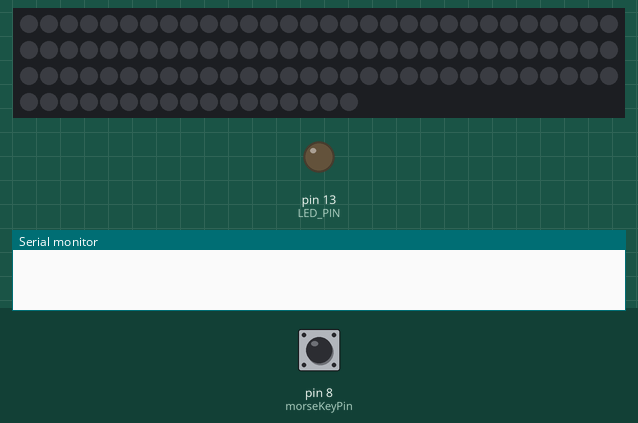
This sketch was run on a simulated Arduino Uno, built with avr-gcc and run on an emulated ATmega328P. On the bench: 107 RGB LEDs in strip order, left to right, continuing on the next row, output pins drawn as LEDs (lit = HIGH), the last lines printed to the serial monitor. The inputs (shaded band) are chosen by the test bench; at power-on: pin 8 (morseKeyPin) HIGH. The strip is taken to match the declared colour order.

Above: at 1.8 s.
1.9 s: pin 8 (morseKeyPin) pulled LOW for 0.15 s
At 1.97 s:
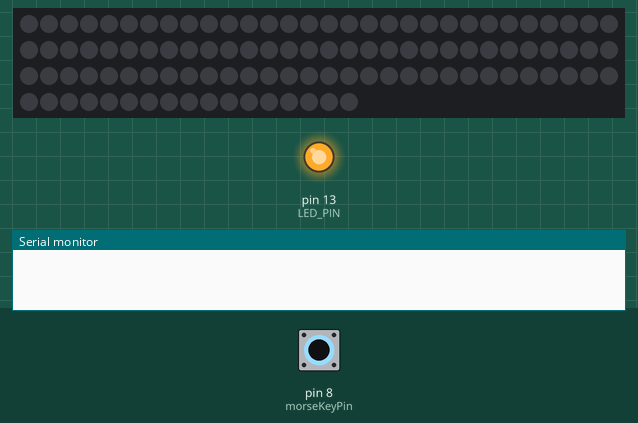
3.5 s: pin 8 (morseKeyPin) pulled LOW for 3.2 s
At 7.5 s:
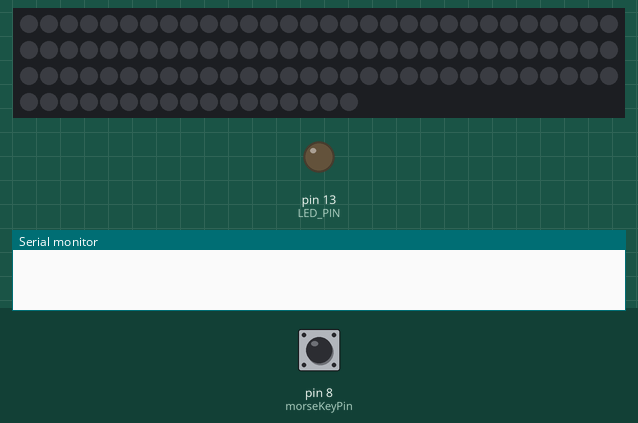
Timing chart, 0 to 9.0 s (numbered marks = the images above; inputs shaded):
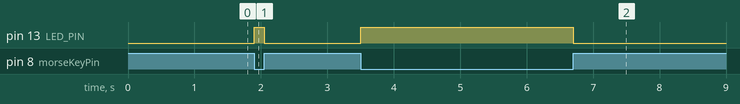

The sketch:

morseLightButWithNoAuto005.ino
```cpp
/*
 * i denne version er der 2 lcd skærme på for forståelsens skyld
 * i denne version skriver begge displays text for forståelsens skyld
 * led strip sender ... og ikke prik streg prik er det ok ?
 *
 */

#include <Adafruit_NeoPixel.h>
#include <SoftwareSerial.h>
SoftwareSerial mySerial(3, 2); // pin 2 = TX, pin 3 = RX (unused)
SoftwareSerial sendSerial(5, 4); // pin 2 = TX, pin 5 = RX (unused)

#define PIXEL_PIN 6
Adafruit_NeoPixel strip = Adafruit_NeoPixel(107, PIXEL_PIN, NEO_RGB + NEO_KHZ400);

const long UNIT_TIME = 120; // dit duration in milliseconds

const int morseKeyPin = 8;
const int LED_PIN = 13; // lokalt visuelt feedback
const int WORD_SIZE = 6;
const int ALPHABET_SIZE = 107;
int wait = 10;
int words = 0;
bool allow = true;
char* message[WORD_SIZE];
char* letters[] = {
  ".-", "A",
  "-...", "B",
  "-.-.", "C",
  "-..", "D",
  ".", "E",
  "..-.", "F",
  "--.", "G",
  "....", "H",
  "..", "I",
  ".---", "J",
  "-.-", "K",
  ".-..", "L",
  "--", "M",
  "-.", "N",
  "---", "O",
  ".--.", "P",
  "--.-", "Q",
  ".-.", "R",
  "...", "S",
  "-", "T",
  "..-", "U",
  "...-", "V",
  ".--", "W",
  "-..-", "X",
  "-.--", "Y",
  "--..", "Z",
  ".----", "1",
  "..---", "2",
  "...--", "3",
  "....-", "4",
  ".....", "5",
  "-....", "6",
  "--...", "7",
  "---..", "8",
  "----.", "9",
  "-----", "0",
  ".-.-.-", ".",
  "--..--", ",",
  "---...", ":",
  "..--..", "?",
  ".----.", "'",
  "-....-", "-",
  "-..-.", "/",
  "-.--.", "(",
  "-.--.-", ")",
  ".-..-.", "\"",
  "-...-", "="
};

int prevstate = 0;
unsigned long prevtime;
int curSentenceIndex = 0;
const int DITSLEN = 10;
char dits[DITSLEN];
int i = 0;
bool firstTime = true;
int numArrar1[]={98,97,96,95,94,93,92,91,90,89,88,87,86,85,84,83,82,81,80,79,78,77,76,75,74,73,72,71,70,69,68,67,66,65,64,63,62,61,60,59,58,57,56,55,54,53,52,51,50,49,48,47,46,45,44,43,42,41,40,39,38,37,36,35,34,33,32,31,30,29,28,27,9,8,7,6,5,4,3,2,1,0};
//int numArrar1[]={96,95,94,93,92,91,90,89,88,87,86,85,84,83,82,81,80,79,78,77,30,31,32,33,34,35,36,37,38,39,40,41,42,43,44,45,46,47,48,49,50,51,52,53,54,55,56,57,58,59,60,61,62,63,64,65,66,67,68,69,70,71,72,73,74,75,76,29,28,27,9,8,7,6,5,4,3,2,1,0};
int numArrar2[]={10,11,12,13,14,15,16,17,18,19,20,21,22,23,24,25,26,27,28,29,76,75,74,73,72,71,70,69,68,67,66,65,64,63,62,61,60,59,58,57,56,55,54,53,52,51,50,49,48,47,46,45,44,43,42,41,40,39,38,37,36,35,34,33,32,31,30,97,98,99,100,101,102,103,104,105,106};


void setup()
{
  pinMode(morseKeyPin, INPUT_PULLUP);
  pinMode(LED_PIN, OUTPUT);

  prevtime = millis();

  Serial.begin(9600); // debug skal væk
  mySerial.begin(9600); // set up serial port for 9600 baud
  sendSerial.begin(9600); // set up serial port for 9600 baud
  delay(600); // wait for display to boot up

  //
  strip.begin();
  strip.show(); // Initialize all pixels to 'off'


}


void emitLetter() {

  if (firstTime) {

    firstTime = false;

  }
  dits[i] = '\0';


  String stringOne = dits;

  for (int j = 0; j < ALPHABET_SIZE; j++) {

    if (stringOne == letters[2 * j]) {

       mySerial.write(letters[2 * j + 1]);

       message[curSentenceIndex]= letters[2 * j + 1 ];

       curSentenceIndex++;
    }


  }
  for (int j = 0; j < WORD_SIZE; j++) {
    Serial.println(message[i]);
    }
  i = 0;
  if (words >= WORD_SIZE) {
    words = 0;
    curSentenceIndex=0;
    allow=false;

    sendMorseLeds();
    //return;
  } else {
    words++;
  }
}

void sendMorseLeds() {


  for (int i = 0; i < 80+2; i++) {
    strip.setPixelColor(numArrar1[i], strip.Color(30, 0, 0));
    strip.show();
    delay(wait*2);
    strip.setPixelColor(numArrar1[i-2], strip.Color(0, 0, 0));
    strip.show();
    delay(wait);

  }


  for(int i =0;i<WORD_SIZE;i++){

      Serial.println(message[i]);
     delay(wait);
  }

  delay(3000);


  firstTime=true;
  words=0;
  allow=true;


}

void loop() {


  int reversed = 0;
  if (digitalRead(morseKeyPin)) {
    reversed = 0;
  } else {
    reversed = 1;
  }
  int state = reversed;

  digitalWrite(LED_PIN, state ? HIGH : LOW); // debug

  unsigned long t = millis();
  unsigned long len = t - prevtime;

  if (prevstate != state) {
    if (prevstate) {
      if (len < 10) {
        // ignore
      } else if (len < UNIT_TIME * 2) {
        // dit
        if (i < DITSLEN - 1) {
          dits[i++] = '.';
         // Serial.println(".");
          sendSerial.write(".");
        }
      } else {
        // dah
        if (i < DITSLEN - 1) {
          dits[i++] = '-';
        sendSerial.write("-");
        }
      }
    } else {
      if (len < UNIT_TIME * 2) {
        // intra-letter gap
      } else if (len < UNIT_TIME * 5.33) {
        // gap between letters
       // emitLetter();
      }
    }

    prevstate = state;
    prevtime = t;
  } else {
    if (!prevstate && (i > 0) && (len >= UNIT_TIME * 5.33)) {
      // gap between words

       Serial.println(" ");
    }
  }

}
```

Measured:
- after the input at 1.9 s, pin 13 (LED_PIN): LOW → HIGH at once, → LOW 0.15 s later
- after the input at 3.5 s, pin 13 (LED_PIN): LOW → HIGH at once, → LOW 3.2 s later
